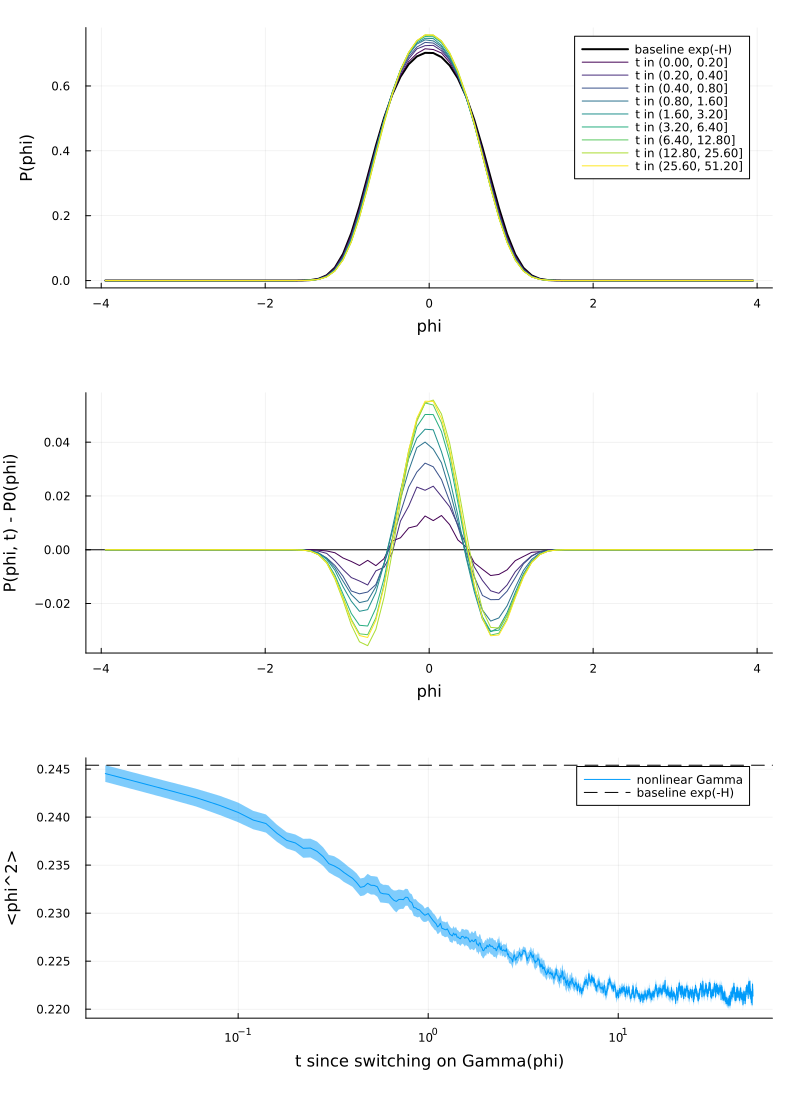

The Julia source for this figure:
# PhiDistribution.jl
#
# Tracks P(phi, t) after switching on the nonlinear-Gamma update.
#
# Protocol, for each independent replica:
#   1. Thermalize with a constant-Gamma Metropolis chain. Its proposal is
#      symmetric, so its stationary distribution is exactly exp(-H).
#   2. Keep running that chain to measure the baseline P0(phi).
#   3. Switch to ModelA_update from ModelA.jl and accumulate P(phi) in
#      logarithmically spaced time windows.
#
# Run with: julia --threads=auto PhiDistribution.jl

using Plots
using Printf
using Random
using Statistics

include("ModelA.jl")

# Constant-Gamma update, used only to prepare the exp(-H) ensemble.
function reference_update(phi::Array{Float64,3}, h::Float64, dt::Float64, L::Int,
                          m2::Float64, Gamma::Float64)

    phi_new = copy(phi)
    width   = sqrt(2 * Gamma * dt)

    for parity in [0, 1]
        for (i, j, k) in sites_with_parity(parity, L, L, L)

            phi_trial = phi_new[i+1, j+1, k+1] + width * randn()
            dH = delta_H(i, j, k, phi_new, phi_trial, h, L, m2)

            if dH <= 0 || rand() < exp(-dH)
                phi_new[i+1, j+1, k+1] = phi_trial
            end
        end
    end

    return phi_new
end

function add_to_histogram!(counts::AbstractVector{Float64}, phi::Array{Float64,3},
                           phi_min::Float64, bin_width::Float64)
    n_bins = length(counts)
    for value in phi
        bin = floor(Int, (value - phi_min) / bin_width) + 1
        if 1 <= bin <= n_bins
            counts[bin] += 1
        end
    end
    return counts
end

function run_replica(seed::Int, L::Int, m2::Float64, h::Float64, dt::Float64,
                     ref_gamma::Float64, n_therm::Int, n_baseline::Int,
                     window_edges::Vector{Int}, phi_min::Float64,
                     bin_width::Float64, n_bins::Int)

    Random.seed!(seed)

    n_windows = length(window_edges) - 1
    n_evolve  = window_edges[end]

    phi = zeros(Float64, L, L, L)

    # 1. Thermalize with the exact exp(-H) chain.
    phi2_therm = zeros(Float64, n_therm)
    for step in 1:n_therm
        phi = reference_update(phi, h, dt, L, m2, ref_gamma)
        phi2_therm[step] = mean(abs2, phi)
    end

    # 2. Measure the baseline distribution with the same chain.
    baseline  = zeros(Float64, n_bins)
    phi2_base = 0.0
    for step in 1:n_baseline
        phi = reference_update(phi, h, dt, L, m2, ref_gamma)
        add_to_histogram!(baseline, phi, phi_min, bin_width)
        phi2_base += mean(abs2, phi)
    end
    phi2_base /= n_baseline

    # 3. Switch on the nonlinear-Gamma update.
    histograms = zeros(Float64, n_bins, n_windows)
    phi2_t     = zeros(Float64, n_evolve)
    window     = 1
    for step in 1:n_evolve
        phi = ModelA_update(phi, h, dt, L, m2)
        phi2_t[step] = mean(abs2, phi)

        while step > window_edges[window + 1]
            window += 1
        end
        add_to_histogram!(view(histograms, :, window), phi, phi_min, bin_width)
    end

    return (phi2_therm = phi2_therm, baseline = baseline, phi2_base = phi2_base,
            histograms = histograms, phi2_t = phi2_t)
end

function main()
    # Model parameters
    L  = 32
    m2 = -2.29
    h  = 0.0
    dt = 0.02

    # Constant Gamma for the preparation chain; does not affect exp(-H).
    ref_gamma = 1.0

    # Run lengths, in calls to the update (time = steps * dt)
    n_replicas = 16
    n_therm    = 5000
    n_baseline = 1000
    window_edges = [0, 10, 20, 40, 80, 160, 320, 640, 1280, 2560]

    # Histogram range
    phi_min   = -4.0
    phi_max   =  4.0
    bin_width =  0.1

    n_bins    = round(Int, (phi_max - phi_min) / bin_width)
    n_windows = length(window_edges) - 1
    n_evolve  = window_edges[end]
    centers   = [phi_min + (b - 0.5) * bin_width for b in 1:n_bins]

    results = Vector{Any}(undef, n_replicas)
    Threads.@threads for r in 1:n_replicas
        results[r] = run_replica(1000 + r, L, m2, h, dt, ref_gamma, n_therm,
                                 n_baseline, window_edges, phi_min, bin_width,
                                 n_bins)
    end

    # Thermalization check: compare the last two quarters of the preparation.
    q3 = (div(n_therm, 2) + 1):div(3 * n_therm, 4)
    q4 = (div(3 * n_therm, 4) + 1):n_therm
    phi2_q3 = [mean(res.phi2_therm[q3]) for res in results]
    phi2_q4 = [mean(res.phi2_therm[q4]) for res in results]
    stderr_of(values) = std(values) / sqrt(length(values))
    @printf("Thermalization <phi^2>: third quarter %.5f +- %.5f, last quarter %.5f +- %.5f\n",
            mean(phi2_q3), stderr_of(phi2_q3), mean(phi2_q4), stderr_of(phi2_q4))

    # Combine replicas and normalize.
    baseline_counts = sum(res.baseline for res in results)
    window_counts   = sum(res.histograms for res in results)

    expected_baseline = n_replicas * n_baseline * L^3
    @printf("Fraction of baseline samples outside the histogram range: %.3e\n",
            1 - sum(baseline_counts) / expected_baseline)

    P0 = baseline_counts ./ (sum(baseline_counts) * bin_width)
    P  = similar(window_counts)
    for w in 1:n_windows
        P[:, w] = window_counts[:, w] ./ (sum(window_counts[:, w]) * bin_width)
    end

    phi2_base_values = [res.phi2_base for res in results]
    phi2_base_mean   = mean(phi2_base_values)
    phi2_base_err    = stderr_of(phi2_base_values)

    phi2_matrix = reduce(hcat, [res.phi2_t for res in results])
    phi2_mean   = vec(mean(phi2_matrix, dims = 2))
    phi2_err    = vec(std(phi2_matrix, dims = 2)) ./ sqrt(n_replicas)
    times       = (1:n_evolve) .* dt

    late = (window_edges[end - 1] + 1):n_evolve
    phi2_late_values = [mean(res.phi2_t[late]) for res in results]
    @printf("<phi^2>: baseline %.5f +- %.5f, final window %.5f +- %.5f\n",
            phi2_base_mean, phi2_base_err, mean(phi2_late_values),
            stderr_of(phi2_late_values))

    # Plot
    colors = cgrad(:viridis, n_windows, categorical = true)
    labels = [@sprintf("t in (%.2f, %.2f]", window_edges[w] * dt, window_edges[w + 1] * dt)
              for w in 1:n_windows]

    p1 = plot(centers, P0; color = :black, linewidth = 2, label = "baseline exp(-H)",
              xlabel = "phi", ylabel = "P(phi)")
    for w in 1:n_windows
        plot!(p1, centers, P[:, w]; color = colors[w], label = labels[w])
    end

    p2 = plot(; xlabel = "phi", ylabel = "P(phi, t) - P0(phi)", legend = false)
    hline!(p2, [0.0]; color = :black, linewidth = 1)
    for w in 1:n_windows
        plot!(p2, centers, P[:, w] .- P0; color = colors[w])
    end

    p3 = plot(times, phi2_mean; ribbon = phi2_err, xscale = :log10,
              xlabel = "t since switching on Gamma(phi)", ylabel = "<phi^2>",
              label = "nonlinear Gamma")
    hline!(p3, [phi2_base_mean]; color = :black, linestyle = :dash,
           label = "baseline exp(-H)")

    figure = plot(p1, p2, p3; layout = (3, 1), size = (800, 1100), margin = 5Plots.mm)
    savefig(figure, "PhiDistribution.png")

    return nothing
end

main()
